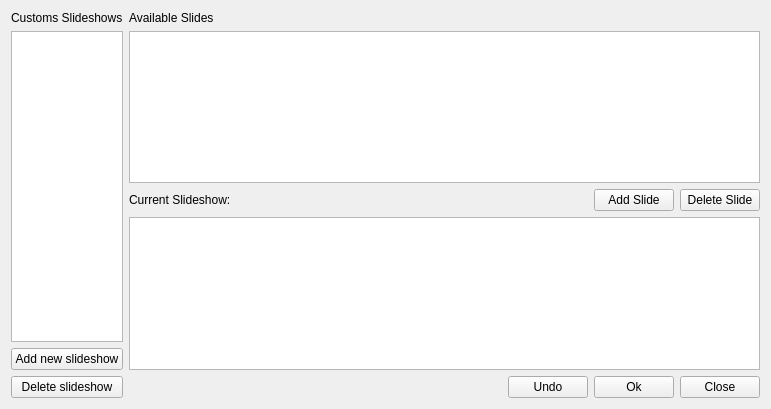
<ui version="4.0" >
 <class>CustomSlideShowsWidget</class>
 <widget class="QWidget" name="CustomSlideShowsWidget" >
  <property name="windowModality" >
   <enum>Qt::WindowModal</enum>
  </property>
  <property name="geometry" >
   <rect>
    <x>0</x>
    <y>0</y>
    <width>771</width>
    <height>409</height>
   </rect>
  </property>
  <property name="sizePolicy" >
   <sizepolicy vsizetype="Minimum" hsizetype="Minimum" >
    <horstretch>0</horstretch>
    <verstretch>0</verstretch>
   </sizepolicy>
  </property>
  <property name="windowTitle" >
   <string>Custom Slideshows editor</string>
  </property>
  <layout class="QGridLayout" >
   <item rowspan="5" row="0" column="0" >
    <layout class="QVBoxLayout" >
     <item>
      <widget class="QLabel" name="label" >
       <property name="sizePolicy" >
        <sizepolicy vsizetype="Fixed" hsizetype="Fixed" >
         <horstretch>0</horstretch>
         <verstretch>0</verstretch>
        </sizepolicy>
       </property>
       <property name="text" >
        <string>Customs Slideshows</string>
       </property>
      </widget>
     </item>
     <item>
      <widget class="QListWidget" name="customSlideShowsList" >
       <property name="sizePolicy" >
        <sizepolicy vsizetype="Expanding" hsizetype="Ignored" >
         <horstretch>0</horstretch>
         <verstretch>0</verstretch>
        </sizepolicy>
       </property>
       <property name="selectionMode" >
        <enum>QAbstractItemView::ExtendedSelection</enum>
       </property>
      </widget>
     </item>
     <item>
      <widget class="QPushButton" name="addButton" >
       <property name="text" >
        <string>Add new slideshow</string>
       </property>
      </widget>
     </item>
     <item>
      <widget class="QPushButton" name="deleteButton" >
       <property name="text" >
        <string>Delete slideshow</string>
       </property>
      </widget>
     </item>
    </layout>
   </item>
   <item row="0" column="1" >
    <widget class="QLabel" name="label_3" >
     <property name="text" >
      <string>Available Slides</string>
     </property>
    </widget>
   </item>
   <item row="1" column="1" >
    <widget class="QListWidget" name="availableSlidesList" >
     <property name="dragDropMode" >
      <enum>QAbstractItemView::NoDragDrop</enum>
     </property>
     <property name="flow" >
      <enum>QListView::LeftToRight</enum>
     </property>
     <property name="viewMode" >
      <enum>QListView::ListMode</enum>
     </property>
    </widget>
   </item>
   <item row="2" column="1" >
    <layout class="QHBoxLayout" >
     <item>
      <widget class="QLabel" name="label_2" >
       <property name="text" >
        <string>Current Slideshow:</string>
       </property>
      </widget>
     </item>
     <item>
      <spacer>
       <property name="orientation" >
        <enum>Qt::Horizontal</enum>
       </property>
       <property name="sizeHint" >
        <size>
         <width>40</width>
         <height>20</height>
        </size>
       </property>
      </spacer>
     </item>
     <item>
      <widget class="QPushButton" name="addSlideButton" >
       <property name="text" >
        <string>Add Slide</string>
       </property>
      </widget>
     </item>
     <item>
      <widget class="QPushButton" name="deleteSlideButton" >
       <property name="text" >
        <string>Delete Slide</string>
       </property>
      </widget>
     </item>
    </layout>
   </item>
   <item row="3" column="1" >
    <widget class="QListWidget" name="currentSlidesList" >
     <property name="verticalScrollBarPolicy" >
      <enum>Qt::ScrollBarAsNeeded</enum>
     </property>
     <property name="dragDropMode" >
      <enum>QAbstractItemView::DragDrop</enum>
     </property>
     <property name="movement" >
      <enum>QListView::Snap</enum>
     </property>
     <property name="flow" >
      <enum>QListView::LeftToRight</enum>
     </property>
    </widget>
   </item>
   <item row="4" column="1" >
    <layout class="QHBoxLayout" >
     <item>
      <spacer>
       <property name="orientation" >
        <enum>Qt::Horizontal</enum>
       </property>
       <property name="sizeHint" >
        <size>
         <width>40</width>
         <height>20</height>
        </size>
       </property>
      </spacer>
     </item>
     <item>
      <widget class="QPushButton" name="undoButton" >
       <property name="text" >
        <string>Undo</string>
       </property>
      </widget>
     </item>
     <item>
      <widget class="QPushButton" name="okButton" >
       <property name="text" >
        <string>Ok</string>
       </property>
      </widget>
     </item>
     <item>
      <widget class="QPushButton" name="closeButton" >
       <property name="text" >
        <string>Close</string>
       </property>
      </widget>
     </item>
    </layout>
   </item>
  </layout>
 </widget>
 <resources/>
 <connections>
  <connection>
   <sender>closeButton</sender>
   <signal>clicked()</signal>
   <receiver>CustomSlideShowsWidget</receiver>
   <slot>close()</slot>
   <hints>
    <hint type="sourcelabel" >
     <x>719</x>
     <y>381</y>
    </hint>
    <hint type="destinationlabel" >
     <x>452</x>
     <y>393</y>
    </hint>
   </hints>
  </connection>
 </connections>
</ui>
